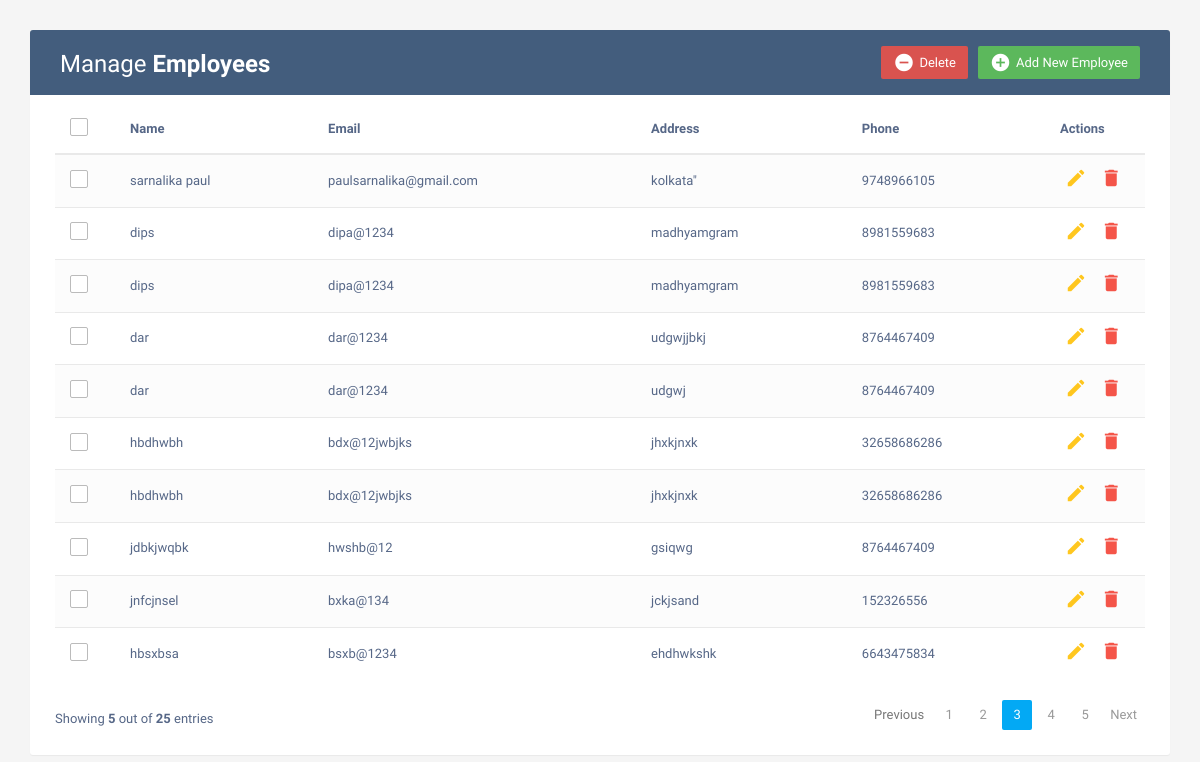
The page / on the database its author committed.
### crudapp/models.py (models this page shows)
class Employees(models.Model):
    name=models.CharField(max_length=200)
    email=models.EmailField(max_length=100)
    address=models.TextField(max_length=100)
    phone=models.IntegerField()

### crudapp/views.py (the view)
# urls.py: path("",index,name="index"),
def index(request):
    emp = Employees.objects.all()
    context={
        'emp':emp,
    }
    return render(request,'index.html',context)

### templates/index.html (shortened to what this page needs)
<!DOCTYPE html>
<html lang="en">
<head>
<link rel="stylesheet" href="https://maxcdn.bootstrapcdn.com/font-awesome/4.7.0/css/font-awesome.min.css">
<link rel="stylesheet" href="https://maxcdn.bootstrapcdn.com/bootstrap/3.3.7/css/bootstrap.min.css">
  <body>
    <div class="container">
        <div class="table-wrapper">
            <div class="table-title">
                <div class="row">
                    <div class="col-sm-6">
						<h2>Manage <b>Employees</b></h2>
					</div>
					<div class="col-sm-6">
						<a href="#addEmployeeModal" class="btn btn-success" data-toggle="modal"><i class="material-icons">&#xE147;</i> <span>Add New Employee</span></a>
						<a href="#deleteEmployeeModal-{{forloop.counter}}" class="btn btn-danger" data-toggle="modal"><i class="material-icons">&#xE15C;</i> <span>Delete</span></a>
					</div>
                </div>
            </div>
            <table class="table table-striped table-hover">
                <thead>
                    <tr>
						<th>
							<span class="custom-checkbox">
								<label for="selectAll"></label>
							</span>
						</th>
                        <th>Name</th>
                        <th>Email</th>
						<th>Address</th>
                        <th>Phone</th>
                        <th>Actions</th>
                    </tr>
                </thead>
                <tbody>
					{% for i in emp %}
                    <tr>
						<td>
							<span class="custom-checkbox">
								<label for="checkbox1"></label>
							</span>
						</td>
                        <td>{{i.name}}</td>
                        <td>{{i.email}}</td>
						<td>{{i.address}}</td>
                        <td>{{i.phone}}</td>
                        <td>
                            <a href="#editEmployeeModal-{{forloop.counter}}" class="edit" data-toggle="modal"><i class="material-icons" data-toggle="tooltip" title="Edit">&#xE254;</i></a>
                            <a href="{% url 'delete' i.id %}" class="delete" data-toggle="modal" data-target="#deleteEmployeeModal-{{forloop.counter}}"><i class="material-icons" data-toggle="tooltip" title="Delete">&#xE872;</i></a>
                        </td>
                    </tr>
					{% endfor %}
                </tbody>
            </table>
			<div class="clearfix">
                <div class="hint-text">Showing <b>5</b> out of <b>25</b> entries</div>
                <ul class="pagination">
                    <li class="page-item disabled"><a href="#">Previous</a></li>
                    <li class="page-item"><a href="#" class="page-link">1</a></li>
                    <li class="page-item"><a href="#" class="page-link">2</a></li>
                    <li class="page-item active"><a href="#" class="page-link">3</a></li>
                    <li class="page-item"><a href="#" class="page-link">4</a></li>
                    <li class="page-item"><a href="#" class="page-link">5</a></li>
                    <li class="page-item"><a href="#" class="page-link">Next</a></li>
                </ul>
            </div>
        </div>
    </div>
</html>

### templates/index.html (style rules this page uses)
body { color: #566787; background: #f5f5f5; font-family: 'Varela Round', sans-serif; font-size: 13px; }
.table-wrapper { background: #fff; padding: 20px 25px; margin: 30px 0; border-radius: 3px; box-shadow: 0 1px 1px rgba(0,0,0,.05); }
.table-title { padding-bottom: 15px; background: #435d7d; color: #fff; padding: 16px 30px; margin: -20px -25px 10px; border-radius: 3px 3px 0 0; }
.table-title h2 { margin: 5px 0 0; font-size: 24px; }
.table-title .btn { color: #fff; float: right; font-size: 13px; border: none; min-width: 50px; border-radius: 2px; border: none; outline: none !important; margin-left: 10px; }
.table-title .btn i { float: left; font-size: 21px; margin-right: 5px; }
.table-title .btn span { float: left; margin-top: 2px; }
table.table tr th, table.table tr td { border-color: #e9e9e9; padding: 12px 15px; vertical-align: middle; }
table.table tr th:first-child { width: 60px; }
table.table tr th:last-child { width: 100px; }
table.table-striped tbody tr:nth-of-type(odd) { background-color: #fcfcfc; }
table.table td:last-child i { opacity: 0.9; font-size: 22px; margin: 0 5px; }
table.table td a { font-weight: bold; color: #566787; display: inline-block; text-decoration: none; outline: none !important; }
table.table td a.edit { color: #FFC107; }
table.table td a.delete { color: #F44336; }
table.table td i { font-size: 19px; }
.pagination { float: right; margin: 0 0 5px; }
.pagination li a { border: none; font-size: 13px; min-width: 30px; min-height: 30px; color: #999; margin: 0 2px; line-height: 30px; border-radius: 2px !important; text-align: center; padding: 0 6px; }
.pagination li.active a, .pagination li.active a.page-link { background: #03A9F4; }
.hint-text { float: left; margin-top: 10px; font-size: 13px; }
.custom-checkbox { position: relative; }
.custom-checkbox label:before { width: 18px; height: 18px; }
.custom-checkbox label:before { content: ''; margin-right: 10px; display: inline-block; vertical-align: text-top; background: white; border: 1px solid #bbb; border-radius: 2px; box-sizing: border-box; z-index: 2; }

### rows shown on the page
Employees: name "sarnalika paul", email "paulsarnalika@gmail.com", address "kolkata\"", phone "9748966105"
Employees: name "dips", email "dipa@1234", address "madhyamgram", phone "8981559683"
Employees: name "dips", email "dipa@1234", address "madhyamgram", phone "8981559683"
Employees: name "dar", email "dar@1234", address "udgwjjbkj", phone "8764467409"
Employees: name "dar", email "dar@1234", address "udgwj", phone "8764467409"
Employees: name "hbdhwbh", email "bdx@12jwbjks", address "jhxkjnxk", phone "32658686286"
Employees: name "hbdhwbh", email "bdx@12jwbjks", address "jhxkjnxk", phone "32658686286"
Employees: name "jdbkjwqbk", email "hwshb@12", address "gsiqwg", phone "8764467409"
Employees: name "jnfcjnsel", email "bxka@134", address "jckjsand", phone "152326556"
Employees: name "hbsxbsa", email "bsxb@1234", address "ehdhwkshk", phone "6643475834"
